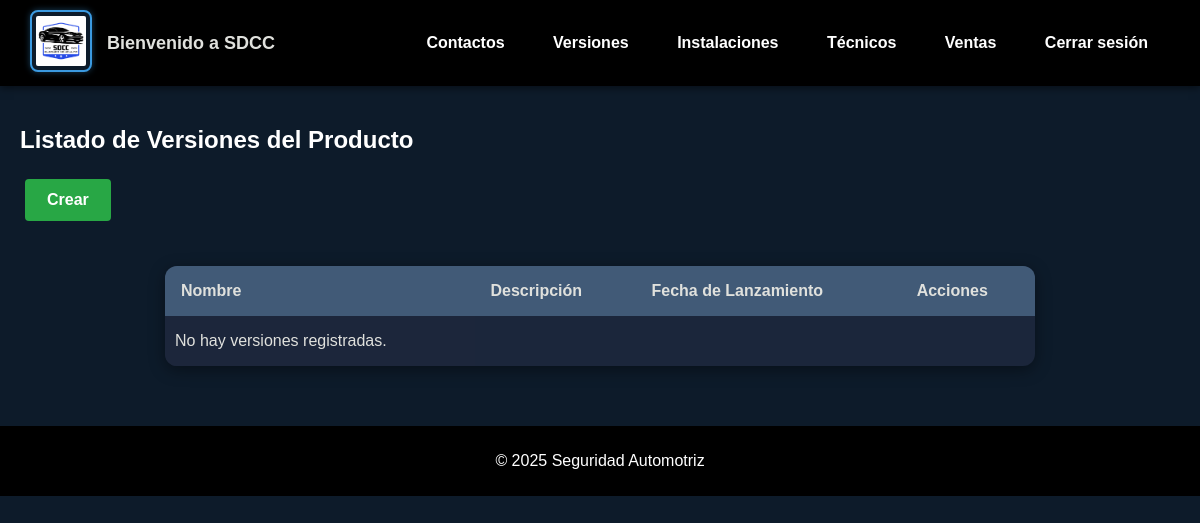
The app's page /versiones/ (signed in), older data.
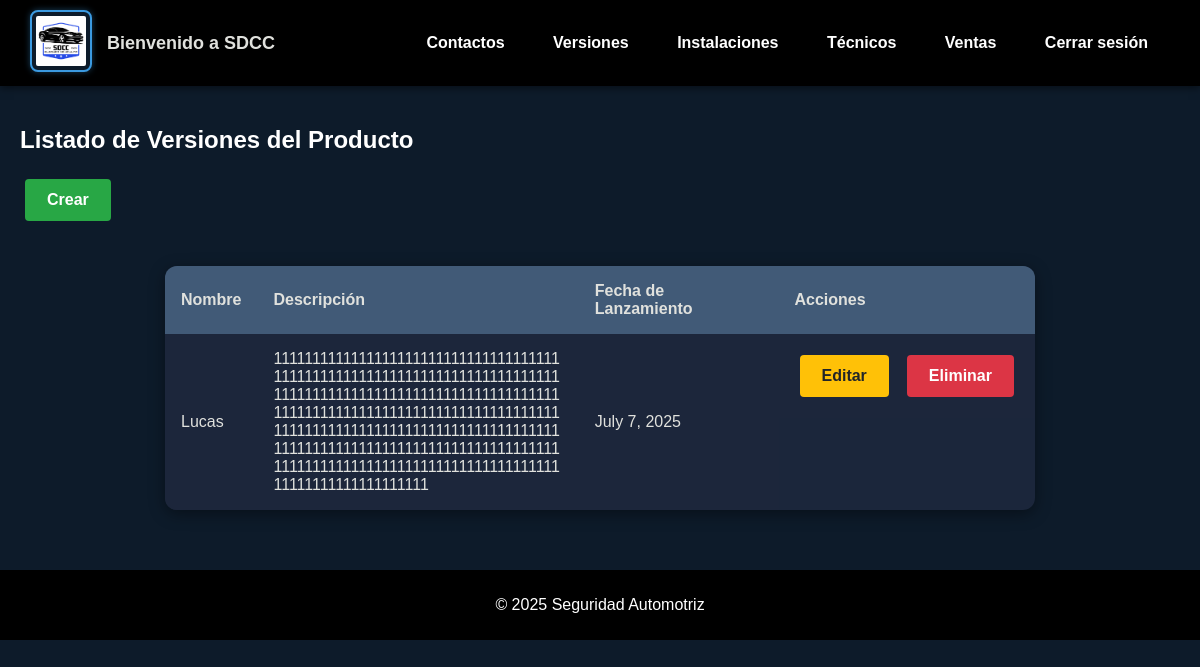
The same page, newer data.
### App/models.py (models this page shows, shortened)
class VersionProducto(models.Model):
    nombre = models.CharField(max_length=35)
    descripcion = models.TextField(max_length = 600)
    fecha_lanzamiento = models.DateField()

### App/views.py (the view)
# urls.py: path('versiones/', versionproducto_list, name='versionproducto_list'),
@solo_superusuario
def versionproducto_list(request):
    versiones = VersionProducto.objects.all()
    return render(request, 'App/versionproducto_list.html', {'versiones': versiones})

### App/views.py (called while the page is built)
def solo_superusuario(view_func):
    return user_passes_test(lambda u: u.is_superuser)(view_func)

### App/Templates/App/versionproducto_list.html
{% extends 'App/base.html' %}
{% block content %}
<h2>Listado de Versiones del Producto</h2>
<div class="acciones-superiores">
    <a href="{% url 'versionproducto_create' %}" class="btn-crear">Crear</a>
</div>
<table class="tabla-versionproducto">
    <thead>
        <tr>
            <th>Nombre</th>
            <th>Descripción</th>
            <th>Fecha de Lanzamiento</th>
            <th>Acciones</th>
        </tr>
    </thead>
    <tbody>
        {% for version in versiones %}
        <tr>
            <td>{{ version.nombre }}</td>
            <td>{{ version.descripcion }}</td>
            <td>{{ version.fecha_lanzamiento }}</td>
            <td>
                <a href="{% url 'versionproducto_update' version.id %}" class="btn-actualizar">Editar</a>
                <a href="{% url 'versionproducto_delete' version.id %}" class="btn-eliminar">Eliminar</a>
            </td>
        </tr>
        {% empty %}
        <tr>
            <td colspan="4" style="padding-left: 10px; text-align: left;">No hay versiones registradas.</td>
        </tr>
        {% endfor %}
    </tbody>
</table>
{% endblock %}

Row changes from the older to the newer data that the page shows:
added VersionProducto: nombre "Lucas", descripcion "111111111111111111111111111111111111111111111111111111111111111111111111111111111111111111111111111111111111111111111111111111111111111111111111111111111111111111111111111111111111111111111111111111111111111111111111111111111111111111111111111111111111111111111111111111111111111", fecha_lanzamiento "July 7, 2025"
Text that changed along with them:
text no longer shown: "No hay versiones registradas."
